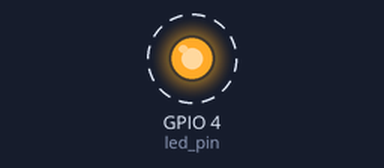
Simulated run of this program. Board: Raspberry Pi (BCM pin numbers). Shown: output pins drawn as LEDs (lit = HIGH). Dashed ring = blinking. At 2.1 s the program stops and its outputs stay as they are.

Above: at 0.2 s.
Timing chart, 0 to 3.0 s (numbered marks = the images above):
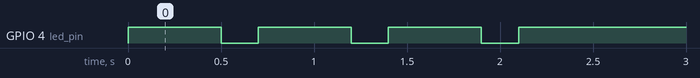

The program:

led_fresh.py
```python
import RPi.GPIO as GPIO
import time

GPIO.setmode(GPIO.BCM)
led_pin = 4
GPIO.setup(led_pin, GPIO.OUT)

for i in range(3):
    GPIO.output(led_pin, GPIO.HIGH)
    time.sleep(0.5)
    GPIO.output(led_pin, GPIO.LOW)
    time.sleep(0.2)
    GPIO.output(led_pin, GPIO.HIGH)
```

Measured:
- by itself, GPIO 4 (led_pin): alternates HIGH for 0.50 s and LOW for 0.20 s, 7 changes in all, then stays HIGH
